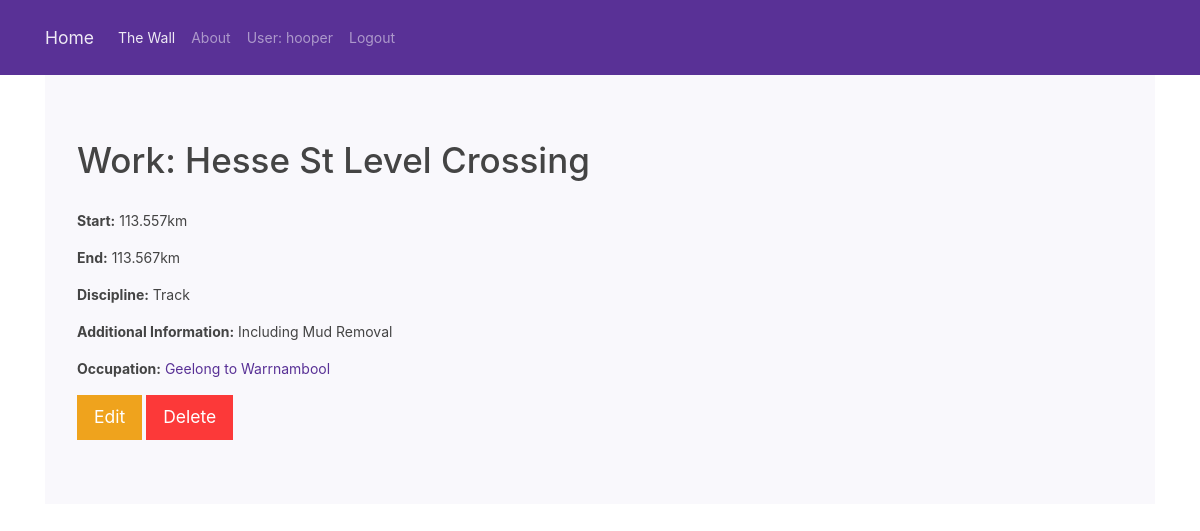
The page /the_wall/work/2/ (signed in) on the database as committed earlier.
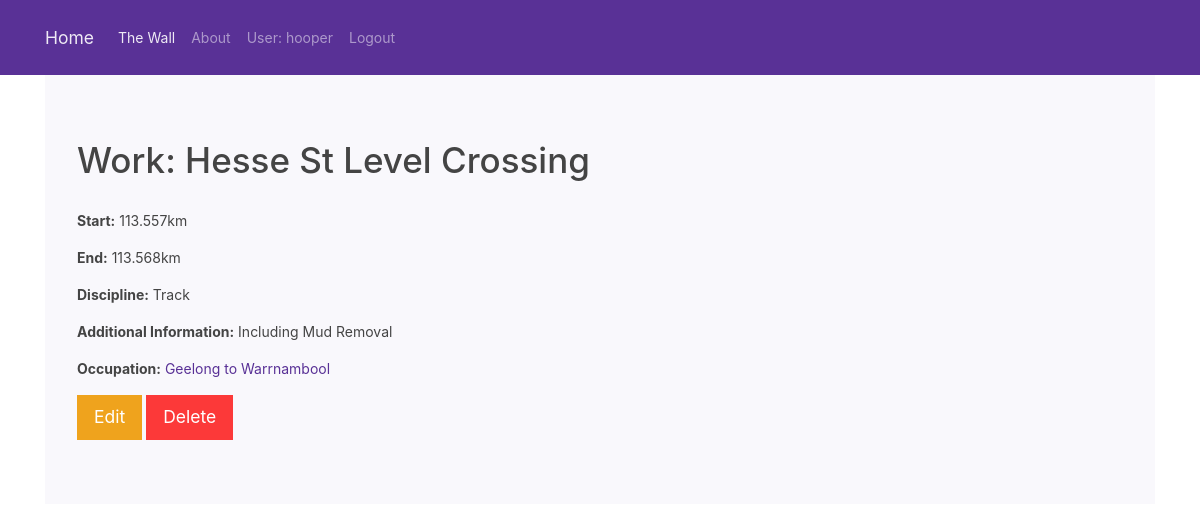
The same page on the database as committed later.
### the_wall/models.py (models this page shows, shortened)
class Work(models.Model):
    start_chainage = models.DecimalField(max_digits = 6, decimal_places = 3)
    end_chainage = models.DecimalField(max_digits = 6, decimal_places = 3)
    DISCIPLINE_CHOICE = (('Civil', 'Civil'),('Track', 'Track'),('Facilities', 'Facilities'),('Signals', 'Signals'),)
    discipline = models.CharField(max_length = 100, choices=DISCIPLINE_CHOICE, help_text='Enter the discipline e.g. Civil')
    work_information = models.CharField(max_length = 255)
    additional_details = models.CharField(max_length = 255, blank=True)
    occupation_details = models.ForeignKey('Occupation', on_delete = models.CASCADE)
    class Meta:
        ordering = ['start_chainage']

class Occupation(models.Model):
    occupation_noi = models.PositiveIntegerField()
    system_line = models.CharField(max_length = 100, help_text='Enter the System Line e.g. Sunbury to Bendigo.')
    occupation_start_date = models.DateTimeField()
    occupation_end_date = models.DateTimeField()
    occupation_type = models.CharField(max_length = 50, help_text='Enter the Occupation Type e.g. BLU')
    AREA_CHOICE = (('Western Region', 'Western Region'),('North/North-East Region', 'North/North-East Region'),('Central & Eastern Region', 'Central & Eastern Region'))
    rail_area = models.CharField(max_length = 50,choices=AREA_CHOICE, help_text='Enter the Rail Area Type e.g. North/North-East')
    def __str__(self):
        return self.system_line
    class Meta:
        ordering = ['occupation_start_date']

### the_wall/views.py (the view)
# urls.py: path('work/<int:pk>/',views.WorkDetailView.as_view(),name='work_detail'),
class WorkDetailView(LoginRequiredMixin,DetailView):
    login_url = '/accounts/login'
    redirect_field_name = ''
    model = Work
    paginate_by = 50

### the_wall/templates/the_wall/work_detail.html
{% extends "base.html" %}
{% block content %}
<div class="container">
  <div class="jumbotron">
    <h1>Work: {{ work.work_information}}</h1><br>
    <p><strong>Start:</strong> {{ work.start_chainage }}km</a></p>
    <p><strong>End:</strong> {{ work.end_chainage }}km</p>
    <p><strong>Discipline:</strong> {{ work.discipline }}</p>
    <p><strong>Additional Information:</strong> {{ work.additional_details }}</p>
    <p><strong>Occupation:</strong> <a href="#">{{ work.occupation_details }}</a></p>
    <a class="btn btn-warning btn-lg" href="{% url 'the_wall:work_update' work.id %}" role="button">Edit</a>
    <a class="btn btn-danger btn-lg" href="{% url 'the_wall:work_delete' work.id %}" role="button">Delete</a>
  </div>
</div>
{% endblock %}

Rows that differ between the two databases and show on the page:
changed Work "Hesse St Level Crossing": end_chainage "113.567" → "113.568"
